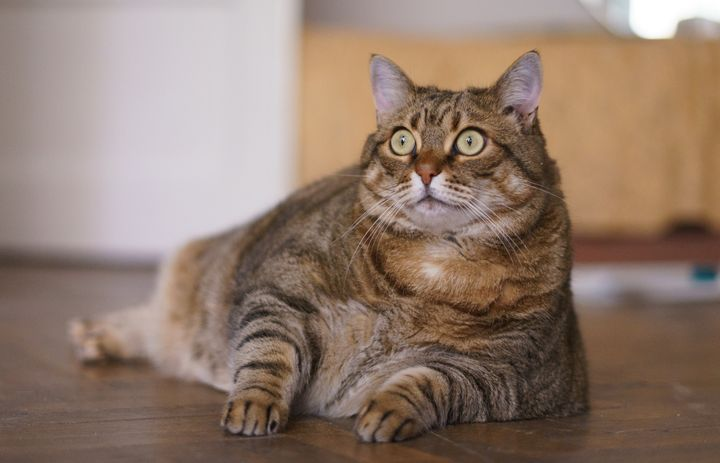
#> input picture CSE 5408 Projects/Project 7/ChubbyCat.png, 720 x 463 px
$ python Part_2.py
#> lines starting #> are read from the running program, lines starting #| are printed output that depends on the picture; after the words box and inside, x2 and y2 are one past the last pixel; in counts of white or black regions, pixels touching at a corner belong together
import cv2

#Assign png image to variable
img = cv2.imread('ChubbyCat.png')
#> img is the input picture: shape (463, 720, 3); mean B, G, R 109.2, 122.8, 144.4

#Assign gray scale image
gray_img = cv2.cvtColor(img, cv2.COLOR_BGR2GRAY)
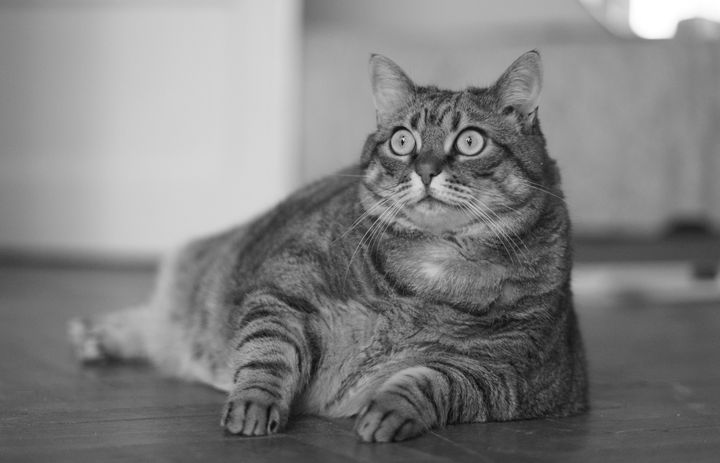
#> gray_img: shape (463, 720); min 1, max 255, mean 127.7

#Asssign edged gray scale image
edges = cv2.Canny(gray_img, 100,200)
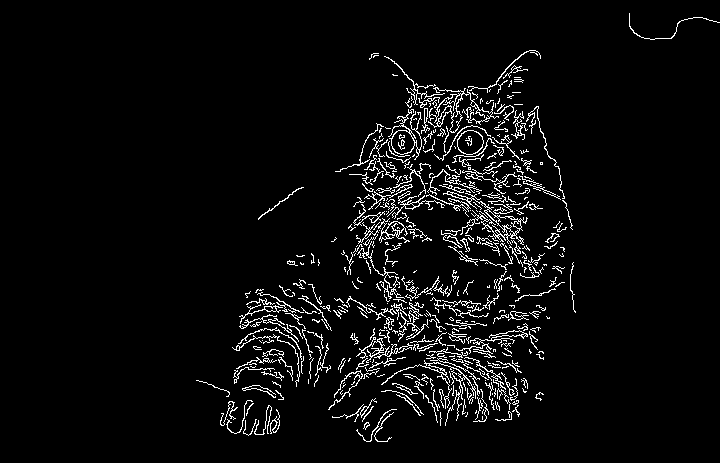
#> edges: shape (463, 720); 4.6% white in thin lines or dots, all inside (x1, y1, x2, y2) = (196, 13, 720, 442)

#Display images
cv2.imshow("Edge Image", edges);
cv2.imshow("Gray Scale Image", gray_img);
cv2.waitKey(0)
cv2.destroyAllWindows()
